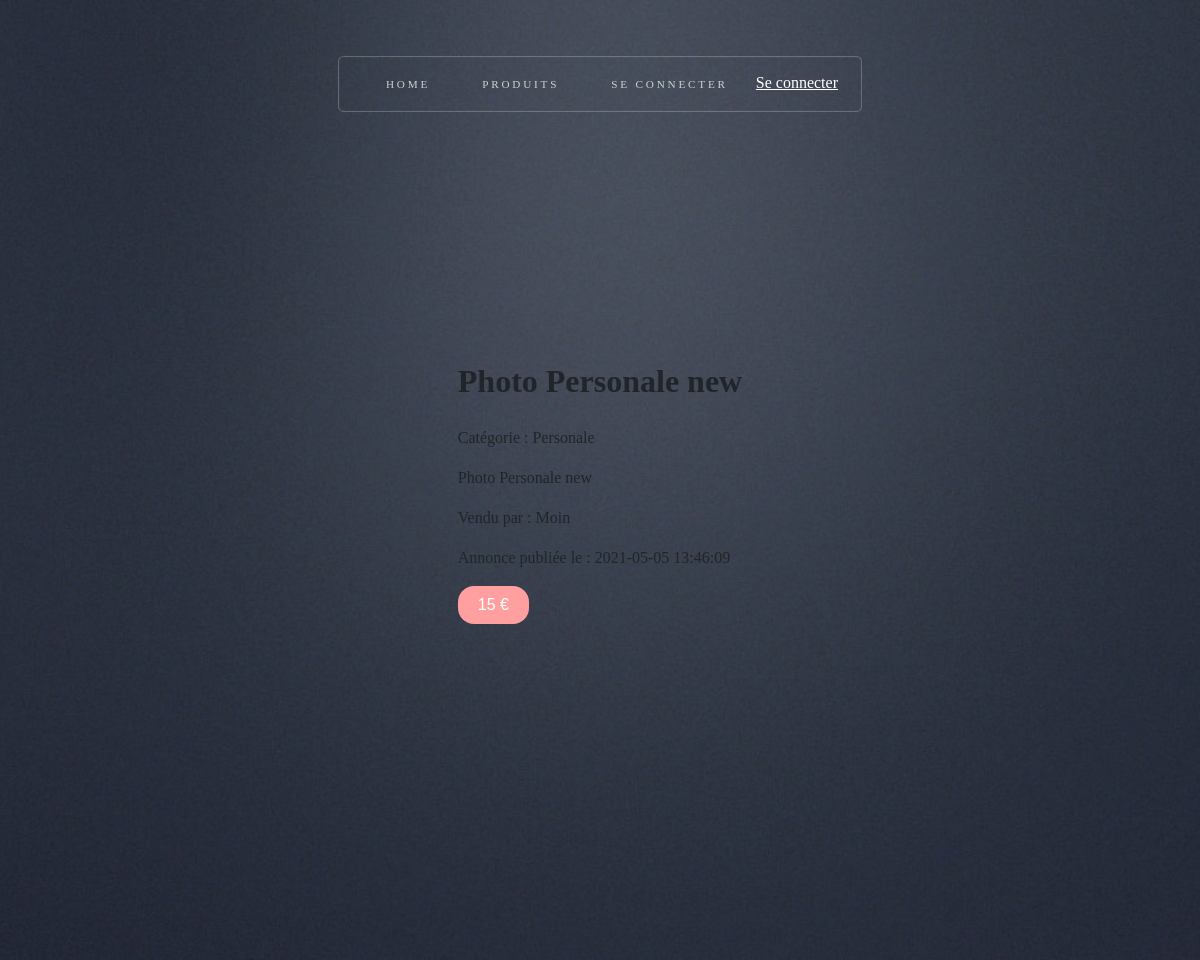
/product.php?id=6, run on the app's committed database.
### tables this page shows
CREATE TABLE IF NOT EXISTS `products` (
  `products_id` int(11) NOT NULL AUTO_INCREMENT,
  `products_name` varchar(255) NOT NULL,
  `products_description` text NOT NULL,
  `products_price` int(11) NOT NULL,
  `created_at` datetime NOT NULL DEFAULT current_timestamp(),
  `author` int(11) NOT NULL,
  `category` int(11) NOT NULL,
  PRIMARY KEY (`products_id`),
  KEY `author_user` (`author`)
);

CREATE TABLE IF NOT EXISTS `categories` (
  `categories_id` int(11) NOT NULL,
  `categories_name` varchar(255) NOT NULL
);

CREATE TABLE IF NOT EXISTS `users` (
  `id` int(11) NOT NULL AUTO_INCREMENT,
  `username` varchar(255) NOT NULL,
  `email` varchar(255) NOT NULL,
  `password` varchar(16383) NOT NULL,
  `role` varchar(255) NOT NULL DEFAULT 'ROLE_USER',
  PRIMARY KEY (`id`),
  UNIQUE KEY `username` (`username`),
  UNIQUE KEY `email` (`email`)
);

### product.php (the view)
<?php require 'inc/header.php'; ?>
<?php
$id = $_GET['id'];
$sqlProduct = "SELECT p.*, u.username, c.categories_name FROM products AS p LEFT JOIN users AS u ON p.author = u.id LEFT JOIN categories AS c ON p.category = c.categories_id WHERE p.products_id = {$id} ";
$product = $connect->query($sqlProduct)->fetch(PDO::FETCH_ASSOC);
?>
<main class="px-3">
    <div class="row">
        <div class="col-12">
            <h1><?php echo $product['products_name']; ?>
            </h1>
            <p>Catégorie : <?php echo $product['categories_name']; ?>
            </p>
            <p><?php echo $product['products_description']; ?>
            </p>
            <p>Vendu par : <?php echo $product['username']; ?>
            </p>
            <p>Annonce publiée le : <?php echo $product['created_at']; ?>
            </p>
            <button class="btn btn-danger"><?php echo $product['products_price']; ?> € </button>
        </div>
    </div>
</main>

### assets/css/style.css (style rules this page uses)
html { box-sizing: border-box; }
.btn { background-color: #ff9f9f; border: none; color: white; padding: 10px 20px; text-align: center; text-decoration: none; display: inline-block; font-size: 16px; border-radius:1rem; cursor: pointer; }

### data on the page
products: products_name "Photo Personale new", categories.categories_name "Personale", products_description "Photo Personale new", author.username "Moin", created_at "2021-05-05 13:46:09", products_price "15"
